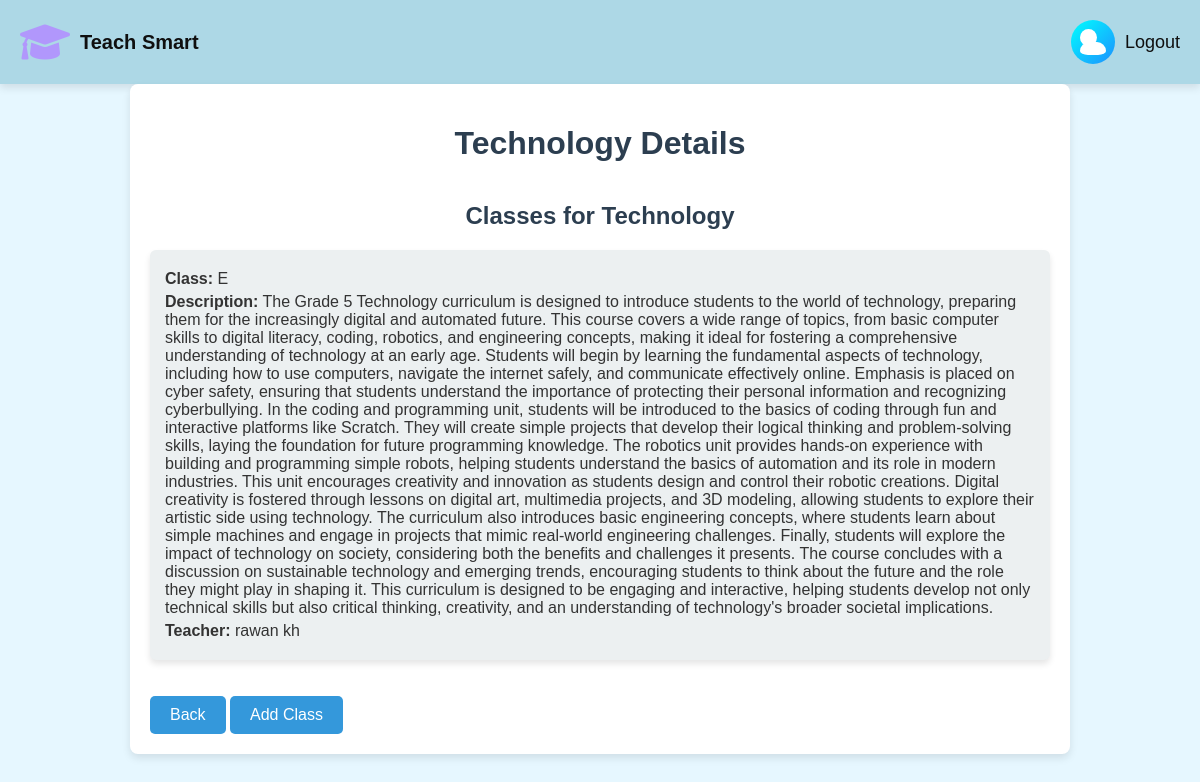
The page /subject_detail/Technology/ on the database its author committed.
### tsweb/models.py (models this page shows, shortened)
class Subject(models.Model):
        SUBJECT_CHOICES = [
                ('Technology', 'Technology'),
                ('Mathematics', 'Mathematics'),
                ('History', 'History'),
                ( 'English', 'English'),
                ('Geography', 'Geography'),
                ('Literature', 'Literature'),
                ('Science', 'Science'),
            ]
        name = models.CharField(max_length=20, choices=SUBJECT_CHOICES)

class SubjectClass(models.Model):
    GRADE_CHOICES = Teacher.CLASS_CHOICES  # Use the same choices as in Teacher model
    subject = models.ForeignKey(Subject, on_delete=models.CASCADE, related_name='subject_classes')
    class_name = models.CharField(max_length=1, choices=GRADE_CHOICES)  # Class name or grade
    description = models.TextField(blank=True, help_text="Description of the subject")
    description = models.TextField(blank=True, help_text="Description of the subject")
    syllabus = models.TextField(blank=True, help_text="Syllabus or study path for the subject")
    teachers = models.ManyToManyField(Teacher, related_name='subject_classes', help_text="Select teachers for this subject")

class Teacher(models.Model):
    CLASS_CHOICES = [
        ('A', 'First grade'),
        ('B', 'Second grade'),
        ('C', 'Third grade'),
        ('D', 'Fourth grade'),
        ('E', 'Fifth grade'),
        ('F', 'Sixth grade'),
    ]
    id_number = models.CharField(
        max_length=9,
        unique=True,
        validators=[RegexValidator(r'^\d{9}$', "Please enter exactly 9 digits.")]
    )
    first_name = models.CharField(max_length=50)
    last_name = models.CharField(max_length=50)
    date_of_birth = models.DateField()
    email = models.EmailField(unique=True, validators=[EmailValidator(message="Invalid email address.")])
    phone_number = models.CharField(
        max_length=10,
        validators=[
            RegexValidator(
                regex=r'^(05\d|0[23489])\d{7}$',
                message='Invalid Israeli phone number. Please enter 10 digits starting with 05 .'
            )
        ]
    )
    password = models.CharField(max_length=128)  # הוספת שדה סיסמה
    subject = models.ForeignKey(Subject, on_delete=models.CASCADE, related_name='teachers', help_text="Select the subject the teacher can teach")
    classes = models.CharField(
        max_length=1,
        choices=CLASS_CHOICES,
        help_text="Select the grade the teacher can educate"
    )
    def __str__(self):
        return f"{self.first_name} {self.last_name}"

### tsweb/views.py (the view)
# urls.py: path('subject_detail/<str:name>/', views.subject_detail, name='subject_detail'),
def subject_detail(request, name):
    subject = get_object_or_404(Subject, name=name)
    subject_classes = subject.subject_classes.all()  # Access related classes
    return render(request, 'subject_detail.html', {'subject': subject, 'subject_classes': subject_classes})

### tsweb/Templates/subject_detail.html (shortened to what this page needs)
{% extends "base.html" %}
{% block content %}
<!DOCTYPE html>
<html>
<head>
    <link rel="stylesheet" href="https://cdnjs.cloudflare.com/ajax/libs/font-awesome/6.0.0-beta3/css/all.min.css">
</head>
<body>
    <div class="container">
        <h1>{{ subject.name }} Details</h1>
        <h2>Classes for {{ subject.name }}</h2>
        <ul class="subject-class-list">
            {% for subject_class in subject_classes %}
            <li>
                <p><strong>Class:</strong> {{ subject_class.class_name }}</p>
                <p><strong>Description:</strong> {{ subject_class.description }}</p>
                <p><strong>Teacher:</strong> {{ subject_class.teachers.all|join:", " }}</p>
            </li>
            {% empty %}
            <li>No classes available for this subject.</li>
            {% endfor %}
        </ul>
        <a class="back-button" href="{% url 'the_subjects' %}">Back </a>
        <a class="back-button" href="{% url 'add_subject_class' subject.name %}">Add Class </a>
    </div>
</body>
</html>
{% endblock %}

### static/css/base.css (style rules this page uses)
body { font-family: "Times New Roman", Times, serif; margin: 0; padding: 0; box-sizing: border-box; background-color: #E6F7FF; color: #333; }

### tsweb/Templates/subject_detail.html (style rules this page uses)
body { font-family: 'Arial', sans-serif; min-height: calc(100vh - 120px); background-image: url('https://i.pinimg.com/736x/09/05/3f/09053fe29ea473c1f764ddaa71cd8db7.jpg'); background-size: 100%; background-position: center; background-repeat: no-repeat; background-attachment: fixed; margin: 0; padding: 0; color: #333; }
.container { max-width: 900px; size: 80%; margin: 0 auto; padding: 20px; background: #fff; border-radius: 8px; box-shadow: 0 4px 8px rgba(0, 0, 0, 0.1); }
h1, h2 { color: #2c3e50; text-align: center; margin-bottom: 20px; }
.subject-class-list { list-style: none; padding: 0; }
.subject-class-list li { background: #ecf0f1; border-radius: 6px; margin: 10px 0; padding: 15px; box-shadow: 0 4px 6px rgba(0, 0, 0, 0.1); transition: transform 0.3s ease, box-shadow 0.3s ease; }
.subject-class-list p { margin: 5px 0; }
.back-button { display: inline-block; padding: 10px 20px; font-size: 16px; color: #fff; background-color: #3498db; border: none; border-radius: 5px; cursor: pointer; text-align: center; text-decoration: none; transition: background-color 0.3s, transform 0.3s; margin-top: 20px; }

### rows shown on the page
Subject: name "Technology"
SubjectClass: class_name "E", description "The Grade 5 Technology curriculum is designed to introduce students to the world of technology, preparing them for the increasingly digital and automated future. This course covers a wide range of topics, from basic computer skills to digital literacy, coding, robotics, and engineering concepts, making it ideal for fostering a comprehensive understanding of technology at an early age. Students will begin by learning the fundamental aspects of technology, including how to use computers, navigate the internet safely, and communicate effectively online. Emphasis is placed on cyber safety, ensuring that students understand the importance of protecting their personal information and recognizing…", teachers.all "rawan kh"
